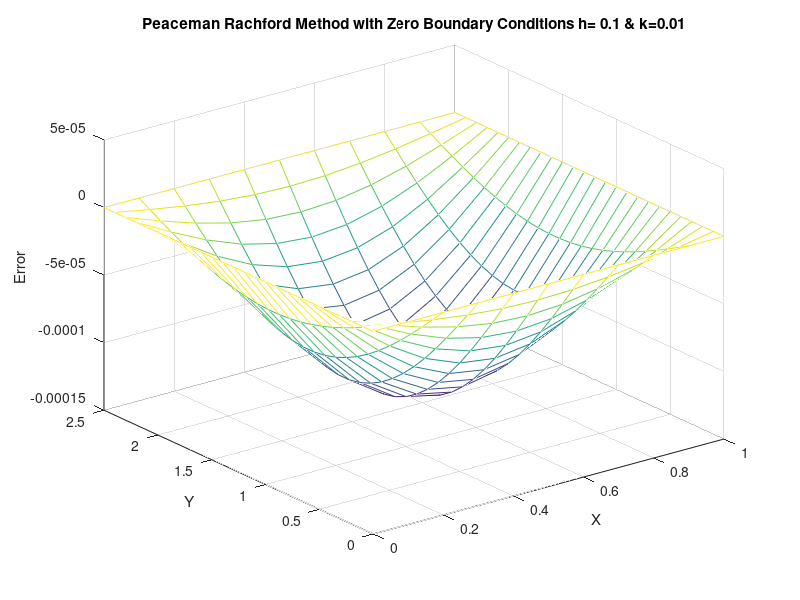

The MATLAB source for this figure:
%-------Homework #15--- Problem 8------

clear all
clc

h=0.1;
k=0.01;

xspan=[0 1];
x=xspan(1):h:xspan(2);

yspan=[0 2.5];
y=yspan(1):h:yspan(2);

tspan=[0 .5];
t=tspan(1):k:tspan(2);

M=length(x);
L=length(y);
N=length(t);

r=k/h^2;

for m=1:M
    for l=1:L
        U(m,l)=sin(pi*x(m))*sin(pi*y(l)/yspan(2));
    end
end

S1 = M-2;
a1 = -(r/2) * ones(S1,1);
b1 = (1+r) * ones(S1,1);
c1 = a1;

A1 = spdiags(a1,-1,S1,S1) + spdiags(b1,0,S1,S1) + spdiags(c1,1,S1,S1);

S2 = L-2;
a2 = -(r/2) * ones(S2,1);
b2 = (1+r) * ones(S2,1);
c2 = a2;

A2 = spdiags(a2,-1,S2,S2) + spdiags(b2,0,S2,S2) + spdiags(c2,1,S2,S2);

U(1,:)=zeros(1,L);
U(M,:)=zeros(1,L);
U(:,1)=zeros(1,M);
U(:,L)=zeros(1,M);

U_star(:,1) = zeros(1,M);
U_star(:,L) = zeros(1,M);

U_new(1,:)=zeros(1,L);
U_new(M,:)=zeros(1,L);
U_new(:,1)=zeros(1,M);
U_new(:,L)=zeros(1,M);

for n=2:N
    for l=2:L-1
        U_star(2:M-1,l) = A1\(U(2:M-1,l) + (r/2)*(U(2:M-1,l+1)-2*U(2:M-1,l)+U(2:M-1,l-1)));
    end
    
    for m=2:M-1
        U_new(m,2:L-1) = A2\(U_star(m,2:L-1)' + (r/2)*(U_star(m+1,2:L-1)'-2*U_star(m,2:L-1)' + U_star(m-1,2:L-1)'));
    end
    U=U_new;
end

for m=1:M
    for l=1:L
        U_exact(m,l)=sin(pi*x(m))*sin(pi*y(l)/yspan(2))*exp(-(1+yspan(2)^-2)*pi^2*tspan(2));
    end
end

[X Y]=meshgrid(x,y);
Error=((U_exact-U_new))';
max(max(Error))
figure(1508)
mesh(X,Y, Error)
title(['Peaceman Rachford Method with Zero Boundary Conditions h= ',num2str(h),' & k=', num2str(k)])
xlabel('X')
ylabel('Y')
zlabel('Error')